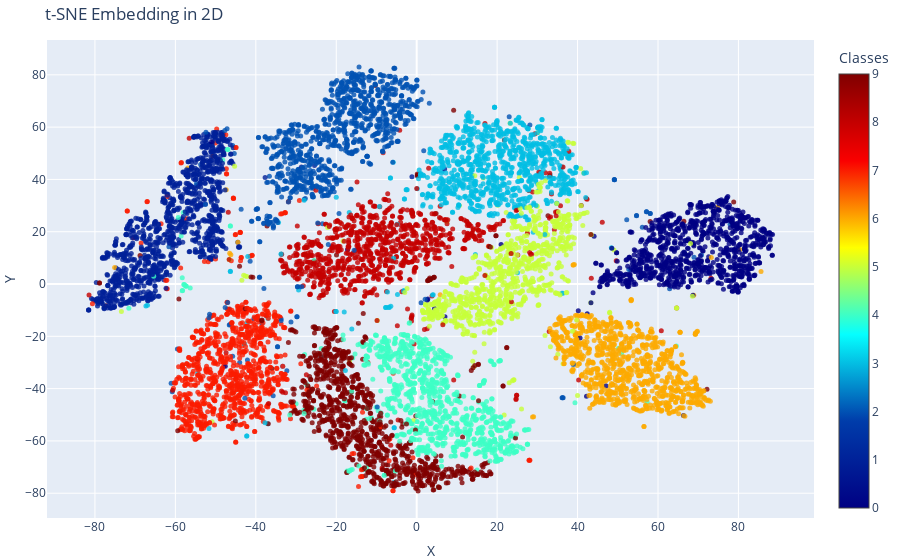

The code cell stored with this chart in its notebook:
### Code cell
# Plot t-SNE embeddings in 2D 
plot_2d_embeddings(x_test_tsne2D, y_test, "t-SNE Embedding in 2D")

### Figure 1 — Plotly figure (JSON) as saved in the notebook; plotly's stock layout.template omitted (floating-point values rounded to 4 significant figures; data arrays with more than 128 entries replaced by an {"elided": "..."} marker saying what was removed)
{"data": [{"marker": {"color": {"elided": "10000 int values"}, "colorbar": {"title": {"text": "Classes"}}, "colorscale": [[0, "rgb(0,0,131)"], [0.2, "rgb(0,60,170)"], [0.4, "rgb(5,255,255)"], [0.6, "rgb(255,255,0)"], [0.8, "rgb(250,0,0)"], [1, "rgb(128,0,0)"]], "opacity": 0.8, "size": 5}, "mode": "markers", "type": "scatter", "x": {"elided": "10000 float values"}, "y": {"elided": "10000 float values"}}], "layout": {"margin": {"b": 0, "l": 0, "r": 0, "t": 40}, "title": {"text": "t-SNE Embedding in 2D"}, "xaxis": {"title": {"text": "X"}}, "yaxis": {"title": {"text": "Y"}}}}
